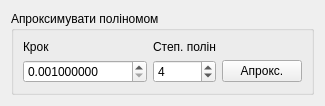
       <widget class="QWidget" name="page_PolyFit">
        <property name="sizePolicy">
         <sizepolicy hsizetype="Ignored" vsizetype="Expanding">
          <horstretch>0</horstretch>
          <verstretch>0</verstretch>
         </sizepolicy>
        </property>
        <layout class="QHBoxLayout" name="horizontalLayout_3">
         <item>
          <widget class="QGroupBox" name="groupBox_12">
           <property name="enabled">
            <bool>true</bool>
           </property>
           <property name="title">
            <string>Апроксимувати поліномом</string>
           </property>
           <layout class="QGridLayout" name="gridLayout_13">
            <item row="0" column="1">
             <widget class="QLabel" name="label_9">
              <property name="text">
               <string>Степ. полін</string>
              </property>
             </widget>
            </item>
            <item row="1" column="0">
             <widget class="QDoubleSpinBox" name="ApproxStep">
              <property name="decimals">
               <number>9</number>
              </property>
              <property name="minimum">
               <double>0.001000000000000</double>
              </property>
              <property name="maximum">
               <double>10000.000000000000000</double>
              </property>
              <property name="singleStep">
               <double>10000.000000000000000</double>
              </property>
             </widget>
            </item>
            <item row="1" column="1">
             <widget class="QSpinBox" name="ApproxM">
              <property name="minimum">
               <number>1</number>
              </property>
              <property name="singleStep">
               <number>1</number>
              </property>
              <property name="value">
               <number>4</number>
              </property>
             </widget>
            </item>
            <item row="1" column="2">
             <widget class="QPushButton" name="PolyApprox">
              <property name="text">
               <string>Апрокс.</string>
              </property>
             </widget>
            </item>
            <item row="0" column="0">
             <widget class="QLabel" name="label_25">
              <property name="text">
               <string>Крок</string>
              </property>
             </widget>
            </item>
           </layout>
          </widget>
         </item>
        </layout>
       </widget>
